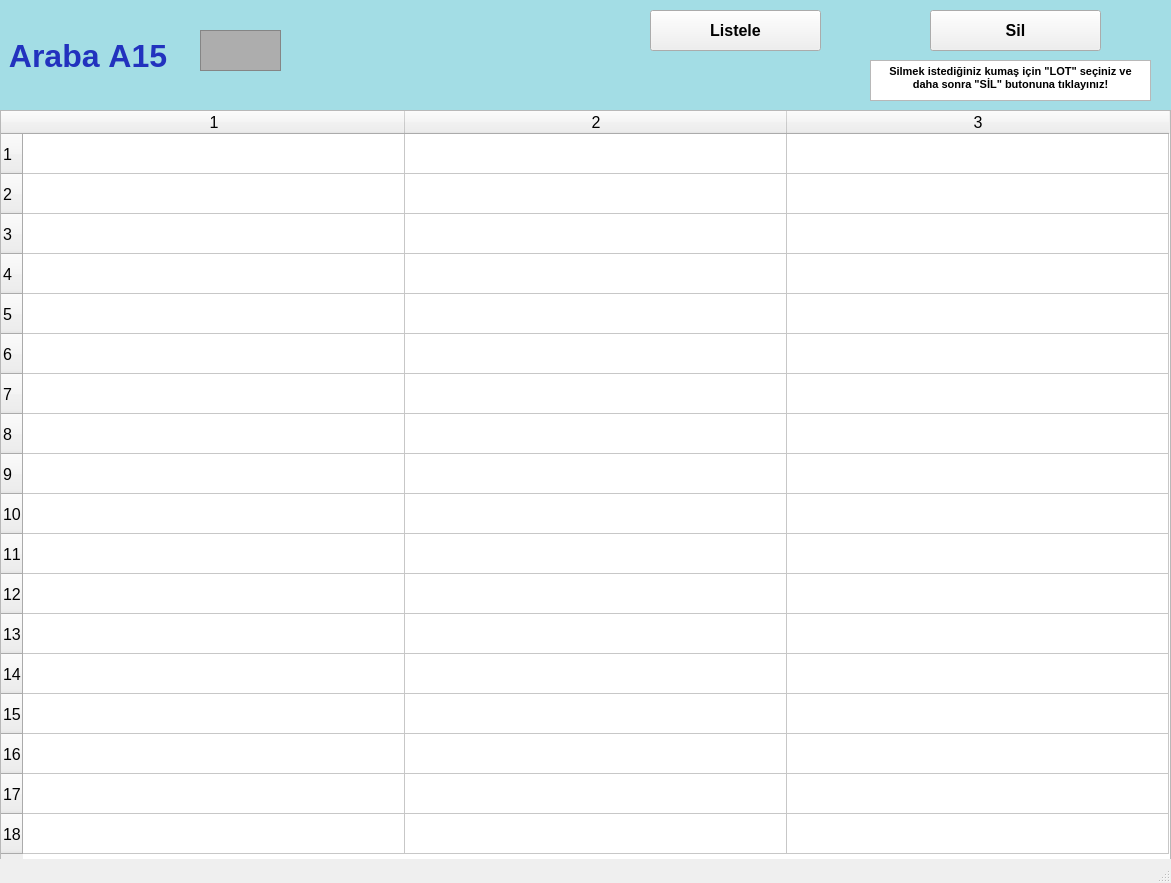
<?xml version="1.0" encoding="UTF-8"?>
<ui version="4.0">
 <class>arabalarA15_ekran</class>
 <widget class="QMainWindow" name="arabalarA15_ekran">
  <property name="geometry">
   <rect>
    <x>0</x>
    <y>0</y>
    <width>1171</width>
    <height>883</height>
   </rect>
  </property>
  <property name="font">
   <font>
    <pointsize>12</pointsize>
    <weight>50</weight>
    <bold>false</bold>
    <kerning>false</kerning>
   </font>
  </property>
  <property name="windowTitle">
   <string/>
  </property>
  <widget class="QWidget" name="centralwidget">
   <widget class="QLabel" name="arabaA1yazi_lbl">
    <property name="geometry">
     <rect>
      <x>0</x>
      <y>0</y>
      <width>1171</width>
      <height>111</height>
     </rect>
    </property>
    <property name="font">
     <font>
      <pointsize>24</pointsize>
      <weight>75</weight>
      <bold>true</bold>
     </font>
    </property>
    <property name="styleSheet">
     <string notr="true">background-color: rgb(163, 221, 229);
color: rgb(34, 50, 190);</string>
    </property>
    <property name="text">
     <string> Araba A15</string>
    </property>
   </widget>
   <widget class="QFrame" name="arabaA1_img">
    <property name="geometry">
     <rect>
      <x>200</x>
      <y>30</y>
      <width>81</width>
      <height>41</height>
     </rect>
    </property>
    <property name="styleSheet">
     <string notr="true">background-color: rgb(173, 173, 173);</string>
    </property>
    <property name="frameShape">
     <enum>QFrame::StyledPanel</enum>
    </property>
    <property name="frameShadow">
     <enum>QFrame::Raised</enum>
    </property>
   </widget>
   <widget class="QPushButton" name="listele15_btn">
    <property name="geometry">
     <rect>
      <x>650</x>
      <y>10</y>
      <width>171</width>
      <height>41</height>
     </rect>
    </property>
    <property name="font">
     <font>
      <pointsize>12</pointsize>
      <weight>75</weight>
      <bold>true</bold>
     </font>
    </property>
    <property name="text">
     <string>Listele</string>
    </property>
   </widget>
   <widget class="QTableWidget" name="A15_tw">
    <property name="geometry">
     <rect>
      <x>0</x>
      <y>110</y>
      <width>1171</width>
      <height>751</height>
     </rect>
    </property>
    <property name="baseSize">
     <size>
      <width>0</width>
      <height>0</height>
     </size>
    </property>
    <property name="rowCount">
     <number>18</number>
    </property>
    <property name="columnCount">
     <number>3</number>
    </property>
    <attribute name="horizontalHeaderVisible">
     <bool>true</bool>
    </attribute>
    <attribute name="horizontalHeaderCascadingSectionResizes">
     <bool>false</bool>
    </attribute>
    <attribute name="horizontalHeaderDefaultSectionSize">
     <number>382</number>
    </attribute>
    <attribute name="horizontalHeaderMinimumSectionSize">
     <number>38</number>
    </attribute>
    <attribute name="verticalHeaderDefaultSectionSize">
     <number>40</number>
    </attribute>
    <attribute name="verticalHeaderMinimumSectionSize">
     <number>23</number>
    </attribute>
    <row/>
    <row/>
    <row/>
    <row/>
    <row/>
    <row/>
    <row/>
    <row/>
    <row/>
    <row/>
    <row/>
    <row/>
    <row/>
    <row/>
    <row/>
    <row/>
    <row/>
    <row/>
    <column/>
    <column/>
    <column/>
   </widget>
   <widget class="QPushButton" name="sil15_btn">
    <property name="geometry">
     <rect>
      <x>930</x>
      <y>10</y>
      <width>171</width>
      <height>41</height>
     </rect>
    </property>
    <property name="font">
     <font>
      <pointsize>12</pointsize>
      <weight>75</weight>
      <bold>true</bold>
     </font>
    </property>
    <property name="text">
     <string>Sil</string>
    </property>
   </widget>
   <widget class="QTextBrowser" name="textBrowser">
    <property name="geometry">
     <rect>
      <x>870</x>
      <y>60</y>
      <width>281</width>
      <height>41</height>
     </rect>
    </property>
    <property name="html">
     <string>&lt;!DOCTYPE HTML PUBLIC &quot;-//W3C//DTD HTML 4.0//EN&quot; &quot;http://www.w3.org/TR/REC-html40/strict.dtd&quot;&gt;
&lt;html&gt;&lt;head&gt;&lt;meta name=&quot;qrichtext&quot; content=&quot;1&quot; /&gt;&lt;style type=&quot;text/css&quot;&gt;
p, li { white-space: pre-wrap; }
&lt;/style&gt;&lt;/head&gt;&lt;body style=&quot; font-family:'MS Shell Dlg 2'; font-size:12pt; font-weight:400; font-style:normal;&quot;&gt;
&lt;p align=&quot;center&quot; style=&quot; margin-top:0px; margin-bottom:0px; margin-left:0px; margin-right:0px; -qt-block-indent:0; text-indent:0px;&quot;&gt;&lt;span style=&quot; font-size:8pt; font-weight:600;&quot;&gt;Silmek istediğiniz kumaş için &amp;quot;LOT&amp;quot; seçiniz ve daha sonra &amp;quot;SİL&amp;quot; butonuna tıklayınız!&lt;/span&gt;&lt;/p&gt;&lt;/body&gt;&lt;/html&gt;</string>
    </property>
   </widget>
  </widget>
  <widget class="QStatusBar" name="statusbar"/>
 </widget>
 <resources/>
 <connections/>
</ui>
